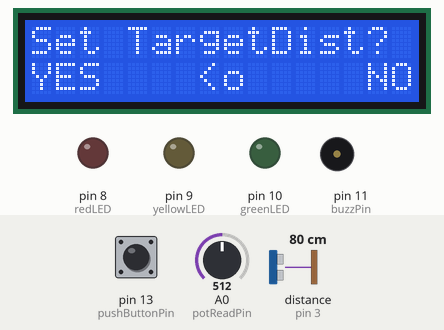
A sketch run on a simulated Arduino Uno, built with avr-gcc and run on an emulated ATmega328P. On the bench: 16×2 character LCD, output pins drawn as LEDs (lit = HIGH), buzzer (waves = sounding, pin HIGH). The inputs (shaded band) are chosen by the test bench; at power-on: A0 (potReadPin) = 512, distance to the obstacle (sensor on pin 3) 80 cm, pin 13 (pushButtonPin) LOW. The echo pulse lasts 58.3 µs per cm; pins used as bus, display or sensor lines are not drawn; what the sketch prints to the serial monitor is not drawn.

Above: at 2.7 s.
2.8 s: A0 (potReadPin) set to 1023
At 4.6 s:
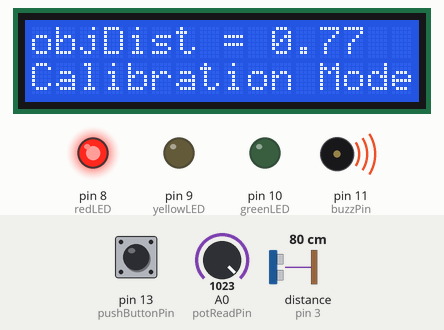
5.5 s: distance to the obstacle (sensor on pin 3) set to 9 cm
At 7.0 s:
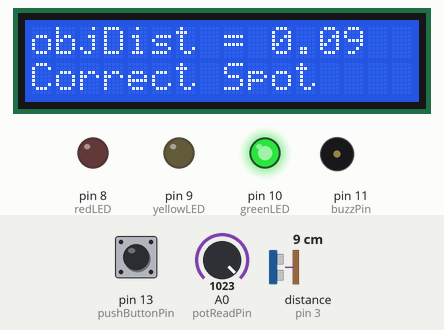
7.6 s: distance to the obstacle (sensor on pin 3) set to 29 cm
At 8.4 s:
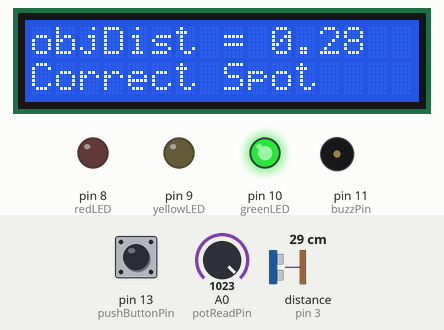
10.6 s: distance to the obstacle (sensor on pin 3) set to 35 cm
At 12.1 s:
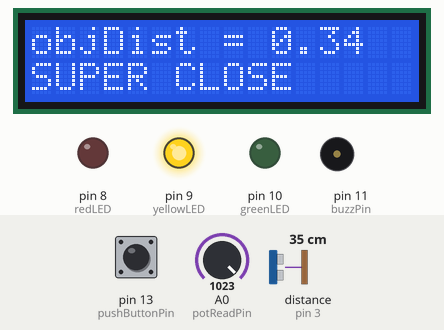
13.6 s: distance to the obstacle (sensor on pin 3) set to 250 cm
At 15.2 s:
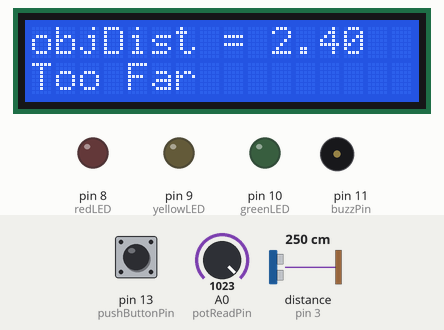
15.5 s: distance to the obstacle (sensor on pin 3) set to 105 cm
At 16.6 s:
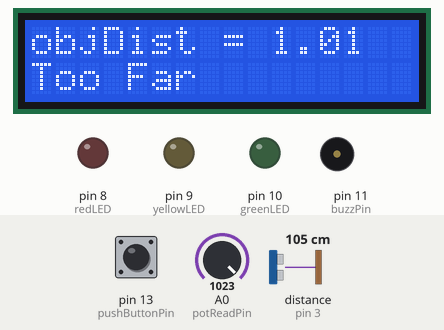
17.0 s: distance to the obstacle (sensor on pin 3) set to 98 cm
Timing chart, 0 to 20.1 s (numbered marks = the images above; inputs shaded):
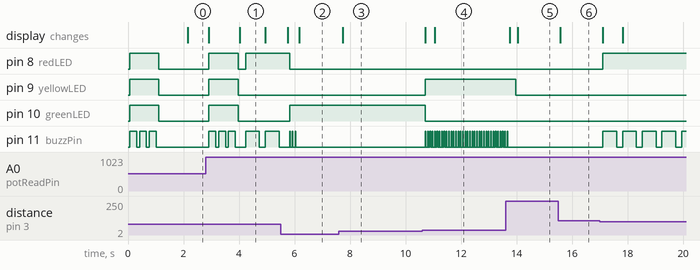

The sketch:

PROJECT_smart_parking_assistant.ino
```cpp
#include <LiquidCrystal_I2C.h>
#include <Wire.h>

LiquidCrystal_I2C lcd(0x27, 16, 2);
// for Proteus simulation, change lcd address
// from 0x27 to 0x3F

//================================================================================================================================================================================================
// HARDWWARE PIN CONNECTIONS
//================================================================================================================================================================================================
int echoPin = 3;
int triggerPin = 6;
int buzzPin = 11;

int greenLED = 10;
int yellowLED = 9;
int redLED = 8;

int pushButtonPin = 13;
int potReadPin = A0;

//================================================================================================================================================================================================
// DELAYS
//================================================================================================================================================================================================
int triggerDelay = 10;
int pause = 100;

//================================================================================================================================================================================================
// DISTANCE RELATED VARIABLES
//================================================================================================================================================================================================
float travelTime = 0;
float vehicleDistance = 0;
float vehicleDistanceHistory[3];
float targetDistance = 0.3;
float distanceJumpThreshold = 0.3;
//================================================================================================================================================================================================
// ACTION PARAMETERS/ARGUMENTS
//================================================================================================================================================================================================
String goodBuzz = "unbuzzed";
String objectState = "";

//=====================================================================================================================================================================================
// CALIBRATION VARIABLES
//=====================================================================================================================================================================================
int potReading = 0;

//=====================================================================================================================================================================================
// TOGGLE PARAMETERS/ARGUMENTS (is this the right use of parameters and arguments?)
//=====================================================================================================================================================================================
int newButtonValue = 0;
int oldButtonValue = 0;
String calibrationState = "toggled";
//program says calibrationState starts as "toggled"
//but on my arduino it actually switches to the exact opposite
//of what it is initially set as (i.e in this case its actually "untoggled")

//================================================================================================================================================================================================
// BUZZER LOGIC
//================================================================================================================================================================================================
void buzz_tone(int delayHIGH, int delayLOW ) {
  digitalWrite(buzzPin, HIGH);
  delay(delayHIGH);
  digitalWrite(buzzPin, LOW);
  delay(delayLOW);
}

void buzz(String vehicleState) {
  objectState = vehicleState;

  if (vehicleState == "Correct Spot") {
    for (int j = 0; j < 3; j++ ) {
      buzz_tone(20, 80);
    }
    return 0;
  }

  if (vehicleState == "Far Away") {
    buzz_tone(500, 150);
    return 0;
  }

  if (vehicleState == "Getting Close") {
    buzz_tone(250, 100);
    return 0;
  }

  if (vehicleState == "Very Close") {
    buzz_tone(100, 0);
    return 0;
  }

  if (vehicleState == "SUPER CLOSE") {
    buzz_tone(20, 0);
    return 0;
  }

  if (vehicleState == "Too Close") {
    buzz_tone(500, 150);
    return 0;
  }
  if (vehicleState == "Too Far") {
    buzz_tone(0, 10);
    return 0;
  }
  if(vehicleState == "Calibration Mode"){
    buzz_tone(250,100);
    return 0;
  }
}

//================================================================================================================================================================================================
// LED LOGIC
//================================================================================================================================================================================================
void light_up_LED(String LED) {
  if (LED == "red") {
    digitalWrite(redLED, HIGH);
    digitalWrite(yellowLED, LOW);
    digitalWrite(greenLED, LOW);
  }
  if (LED == "yellow") {
    digitalWrite(redLED, LOW);
    digitalWrite(yellowLED, HIGH);
    digitalWrite(greenLED, LOW);
  }
  if (LED == "green") {
    digitalWrite(redLED, LOW);
    digitalWrite(yellowLED, LOW);
    digitalWrite(greenLED, HIGH);
  }
  if (LED == "off") {
    digitalWrite(redLED, LOW);
    digitalWrite(yellowLED, LOW);
    digitalWrite(greenLED, LOW);
  }
  if(LED == "Calibration Mode"){
    digitalWrite(redLED, HIGH);
    digitalWrite(yellowLED, HIGH);
    digitalWrite(greenLED, HIGH);
  }
}

//================================================================================================================================================================================================
// DISTANCE MEASUREMENT
//================================================================================================================================================================================================
void activate_distance_sensor() {
  digitalWrite(triggerPin, LOW);
  delayMicroseconds(triggerDelay);
  digitalWrite(triggerPin, HIGH);
  delayMicroseconds(triggerDelay);
  digitalWrite(triggerPin, LOW);
  delayMicroseconds(triggerDelay);

  travelTime = pulseIn(echoPin, HIGH);
  delay(25);
}

void measure_vehicle_distance() {
  vehicleDistanceHistory[2] = vehicleDistanceHistory[1];
  vehicleDistanceHistory[1] = vehicleDistanceHistory[0];
  vehicleDistanceHistory[0] = vehicleDistance;

  Serial.println(travelTime);
  vehicleDistance = (330. / 2.) * (travelTime / 1000000.);
  Serial.print("VehicleDistance is : ");
  Serial.print(vehicleDistance);
  Serial.println("metres.");
}

void confirm_vehicle_distance() {
  if (vehicleDistance >= (vehicleDistanceHistory[0] * 1.3)
      && vehicleDistance >= (vehicleDistanceHistory[1] * 1.3)
      && vehicleDistance >= (vehicleDistanceHistory[2] * 1.3)) {
    delay(50);
    activate_distance_sensor();
    measure_vehicle_distance();
    display_vehicle_distance();
  }
}

//================================================================================================================================================================================================
// DISTANCE LCD DISPLAY
//================================================================================================================================================================================================
void display_vehicle_distance() {
  if (!(vehicleDistance == vehicleDistance)) {
    lcd.clear();
  }
  if ((objectState == objectState)) {
    lcd.clear();
    //this lcd.clear only works when using the current condition
    //(objectState == objectState), but not with !(objectState == objectState)
    //it is also the cause of the LCD 'choppy-ness'
  }
  lcd.setCursor(0, 0);
  lcd.print("objDist ");
  lcd.print("= ");
  lcd.print(vehicleDistance);
  lcd.setCursor(0, 1);
  lcd.print(objectState);
}

void display_calibration_distance(){
  lcd.setCursor(0,0);
  lcd.print("Calibration Mode");

  lcd.setCursor(0,1);
  lcd.print("targetDist= ");
  lcd.print(targetDistance);
  delay(100);
  lcd.clear();
}

void display_startup_arrow(String startupArrow){
    lcd.setCursor(0,0);
    lcd.print("Set TargetDist?");
    lcd.setCursor(0,1);
    lcd.print(startupArrow);
    delay(100);
    lcd.clear();
}

void display_calibration_startup(){
  int arrowThreshold[] = {161,282,403,525,535,656,777,898,1019};

  if(potReading <= 40){
    delay(1000);
    return;
  }
  if(potReading >= 1020){
    delay(1000);
    return;
  }

  if(potReading < arrowThreshold[0] ){
    display_startup_arrow("YES <---o     NO");
  }
  else if(potReading < arrowThreshold[1]){
    display_startup_arrow("YES  <--o     NO");
  }
  else if(potReading < arrowThreshold[2]){
    display_startup_arrow("YES   <-o     NO");
  }
  else if(potReading < arrowThreshold[3]){
    display_startup_arrow("YES    <o     NO");
  }
  else if(potReading < arrowThreshold[4]){
    display_startup_arrow("YES     o     NO");
  }
  else if(potReading < arrowThreshold[5]){
    display_startup_arrow("YES     o>    NO");
  }
  else if(potReading < arrowThreshold[6]){
    display_startup_arrow("YES     o->   NO");
  }
  else if(potReading < arrowThreshold[7]){
    display_startup_arrow("YES     o-->  NO");
  }
  else if(potReading < arrowThreshold[8]){
    display_startup_arrow("YES     o---> NO");
  }

}


//================================================================================================================================================================================================
// MISC/DECISION MAKING
//================================================================================================================================================================================================
bool sudden_jump_detected() {
  float average = (vehicleDistanceHistory[0]
                   + vehicleDistanceHistory[1]
                   + vehicleDistanceHistory[2]) / 3.;
  float PercentageChange = fabs((vehicleDistance - average)/average);
  if (PercentageChange >= distanceJumpThreshold) {
    return 1;
  }
  else {
    return 0;
  }
}

void indicate_vehicle_distance() {
  if (sudden_jump_detected()== 1) {
    delay(10);
    activate_distance_sensor();
    measure_vehicle_distance();
    display_vehicle_distance();
    if(sudden_jump_detected()==1){
    activate_distance_sensor();
    measure_vehicle_distance();
    display_vehicle_distance();
    }
  }
  /*
   made the above delay 10 millisecs because it takes the sensor about 30millisecs
   to register a new reading and anything longer might have significant effects on
   the buzzer delays.
  even 10 millisecs is doing a lot
  */
  else {
    if (vehicleDistance >= (targetDistance * 3.3)) {
      goodBuzz = "unbuzzed";
      light_up_LED("off");
      buzz("Too Far");
    }
    else if (vehicleDistance < (targetDistance * 0.17)) {
      goodBuzz = "unbuzzed";
      light_up_LED("red");
      buzz("Too Close");
    }
    else if (vehicleDistance < (targetDistance * 1.0)) {
      light_up_LED("green");
      if (goodBuzz == "unbuzzed") {
        buzz("Correct Spot");
        goodBuzz = "buzzed";
      }
    }
    else if (vehicleDistance < (targetDistance * 1.3)) {
      goodBuzz = "unbuzzed";
      light_up_LED("yellow");
      buzz("SUPER CLOSE");
    }
    else if (vehicleDistance < (targetDistance * 1.8)) {
      goodBuzz = "unbuzzed";
      light_up_LED("yellow");
      buzz("Very Close");
    }
    else if (vehicleDistance < (targetDistance * 2.3)) {
      goodBuzz = "unbuzzed";
      light_up_LED("red");
      buzz("Getting Close");
    }
    else if (vehicleDistance < (targetDistance * 3.3)) {
      goodBuzz = "unbuzzed";
      light_up_LED("red");
      buzz("Far Away");
    }
  }
  //an ascending chain of else if statements seems to be the best way to
  //measure a range of overlapping values
}

void calibration_blink(){
  for(int i; i < 3; i++){
  light_up_LED("Calibration Mode");
  buzz("Calibration Mode");
  }
  light_up_LED("off");
  goodBuzz = "unbuzzed";
}


void run_calibration_startup(){
  for(int i = 0; i < 1; i++){
      while(i == 0){
        //run startup_display
        display_calibration_startup();
        read_pot_value();
        if(potReading <= 40){
          i++;
        }
        if(potReading >= 1020){
          i++;
          calibrationState = "untoggled";
          /*
          lots of electrical noise so
          lower limit is 40 instead of 0 and
          upper limit is 1020 instead of 1023
          */
        }
      }
    }
}

//=====================================================================================================================================================================================
// CALIBRATION VALUE READING/MEASUREMENT
//=====================================================================================================================================================================================
void read_button_value() {
  oldButtonValue = newButtonValue;
  newButtonValue = digitalRead(pushButtonPin);
  Serial.print("button value is ");
  Serial.println(newButtonValue);
}
void read_pot_value() {
  potReading = analogRead(potReadPin);
  Serial.print("Potentiometer Reading is ");
  Serial.println(potReading);
}

void calculate_targetDistance(){
  targetDistance = ((0.85 / 1023) * potReading) + 0.15;
  Serial.print("Target Distance is now ");
  Serial.print(targetDistance);
  Serial.println("m.");
  Serial.println();

  display_calibration_distance();
  /*
  lower limit is 0.15m, any lower and sensor might bug out
  upper limit is 1m, any higher and sensor WILL bug out

  due to a lot of electrical background noise
  its more like 0.18m to 0.99m (and I can honestly live with this)
  */
}

//=====================================================================================================================================================================================
// TOGGLE DECISION MAKING
//=====================================================================================================================================================================================
bool button_is_toggled() {
  read_button_value();
  if (oldButtonValue == 0 && newButtonValue == 1) {
    delay(30);
    return 1;
  }
  else {
    return 0;
  }
}

void check_calibration_state(){
  if (button_is_toggled() == 1) {
    if(calibrationState ==  "toggled"){
      calibrationState = "untoggled";
    }
    else{
      calibrationState = "toggled";
    }
  }
}

//================================================================================================================================================================================================
// SETUP
//================================================================================================================================================================================================
void setup() {
  // put your setup code here, to run once:
  pinMode(echoPin, INPUT);
  pinMode(triggerPin, OUTPUT);

  pinMode(buzzPin, OUTPUT);

  pinMode(greenLED, OUTPUT);
  pinMode(yellowLED, OUTPUT);
  pinMode(redLED, OUTPUT);

  pinMode(pushButtonPin, INPUT);
  pinMode(potReadPin, INPUT);

  Serial.begin(9600);

  lcd.begin(16, 2);
  lcd.backlight();
}

//================================================================================================================================================================================================
// LOOP
//================================================================================================================================================================================================
void loop() {
  // put your main code here, to run repeatedly:
  check_calibration_state();

  if(calibrationState == "untoggled"){
  activate_distance_sensor();
  measure_vehicle_distance();
  display_vehicle_distance();
  indicate_vehicle_distance();

  check_calibration_state();
  }
  if(calibrationState == "toggled"){
    calibration_blink();
    run_calibration_startup();

    while(calibrationState == "toggled"){
      read_pot_value();
      calculate_targetDistance();
      check_calibration_state();
    }
    calibration_blink();
  }

}
```

Measured:
- the behaviour switches between 31 and 32 cm on distance to the obstacle (sensor on pin 3) (found by bisection; images 3 and 4)
- after the input at 2.8 s, pin 8 (redLED): LOW → HIGH after 0.12 s, → LOW 1.1 s later, → HIGH 0.27 s later; pin 9 (yellowLED): LOW → HIGH after 0.12 s, → LOW 1.1 s later
- after the input at 5.5 s, pin 8 (redLED): HIGH → LOW after 0.32 s; pin 10 (greenLED): LOW → HIGH after 0.32 s; pin 11 (buzzPin): alternates HIGH for 0.02 s and LOW for 0.08 s, 6 changes in all, then stays LOW, starting after 0.32 s; the display: first changes after 0.26 s (image 2 shows a later state)
- after the input at 7.6 s, the display: changes after 0.14 s (image 3)
- after the input at 10.6 s, pin 9 (yellowLED): LOW → HIGH after 0.11 s; pin 10 (greenLED): HIGH → LOW after 0.11 s; pin 11 (buzzPin): alternates HIGH for 0.02 s and LOW for 0.06 s, starting after 0.11 s; the display: first changes after 0.11 s (image 4 shows a later state)
- after the input at 13.6 s, pin 9 (yellowLED): HIGH → LOW after 0.37 s; pin 11 (buzzPin): goes on until 13.7 s, then stays LOW; the display: first changes after 0.15 s (image 5 shows a later state)
- after the input at 15.5 s, the display: changes after 0.07 s (image 6)
- after the input at 17.0 s, pin 8 (redLED): LOW → HIGH after 0.11 s; pin 11 (buzzPin): alternates HIGH for 0.50 s and LOW for 0.21 s, starting after 0.11 s
